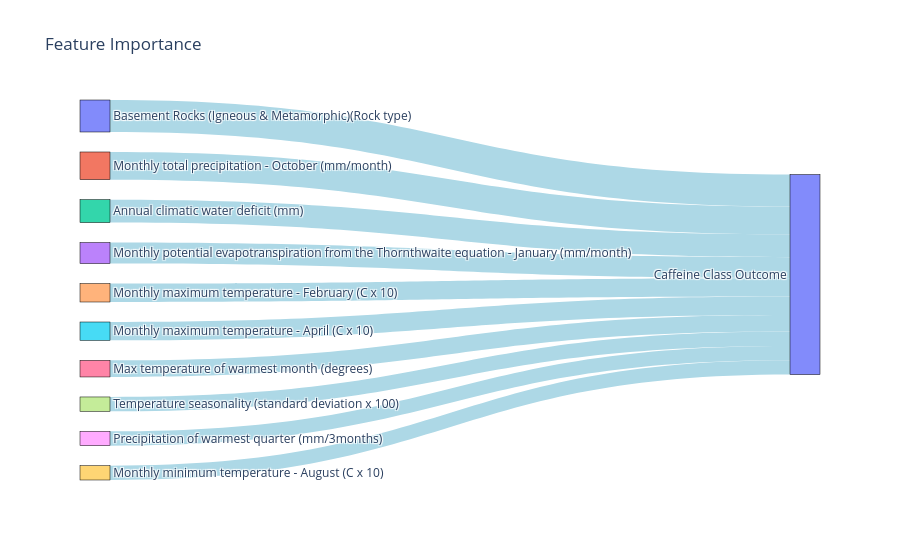

Notebook code for this chart:
### Code cell
import plotly.graph_objects as go

column_mapping_df = pd.read_csv(r'../data/column_mapping.csv')

# Create a dictionary for mapping original feature names to new labels
feature_mapping = dict(zip(column_mapping_df['new_name'], column_mapping_df['long_name']))


features = [feature for feature, importance in sorted_features][:10]  # First 10 features
importance = [importance for feature, importance in sorted_features][:10]  # First 10 importance values

new_labels = [feature_mapping.get(feature, feature) for feature in features]  # Use the original feature if not found in the mapping


# Define target variable
target_variable = "Caffeine Class Outcome"

# Define nodes (features + target)
nodes = new_labels + [target_variable]

# Define indices for source (features) and target (Caffeine Class Outcome)
source_indices = list(range(len(features)))  # Feature indices (0, 1, 2,...)
target_indices = [len(features)] * len(features)  # All connect to "Caffeine Class Outcome"

#x_positions = [0.1] * len(features) + [0.9]
#y_positions = [i / len(features) for i in range(len(features))] + [0.5]  # Spread out features, target centered

# Create Sankey diagram
fig = go.Figure(go.Sankey(
    node=dict(
        pad=20, thickness=30, line=dict(color="black", width=0.5),
        label=nodes,
        #x=x_positions,  # Align features to the left and target to the right
        #y=y_positions,  
    ),
    link=dict(
        source=source_indices,
        target=target_indices,
        value=importance,  
        color="lightblue"
    )
))

fig.update_layout(title_text="Feature Importance", font_size=12)
fig.show()

### Figure 1 — Plotly figure (JSON) as saved in the notebook; plotly's stock layout.template omitted (floating-point values rounded to 4 significant figures)
{"data": [{"link": {"color": "lightblue", "source": [0, 1, 2, 3, 4, 5, 6, 7, 8, 9], "target": [10, 10, 10, 10, 10, 10, 10, 10, 10, 10], "value": [0.03847, 0.03328, 0.02756, 0.02527, 0.02216, 0.02208, 0.01997, 0.01732, 0.01728, 0.01717]}, "node": {"label": ["Basement Rocks (Igneous & Metamorphic)(Rock type)", "Monthly total precipitation - October (mm/month)", "Annual climatic water deficit (mm)", "Monthly potential evapotranspiration from the Thornthwaite equation - January (mm/month)", "Monthly maximum temperature - February (C x 10)", "Monthly maximum temperature - April (C x 10)", "Max temperature of warmest month (degrees)", "Temperature seasonality (standard deviation x 100)", "Precipitation of warmest quarter (mm/3months)", "Monthly minimum temperature - August (C x 10)", "Caffeine Class Outcome"], "line": {"color": "black", "width": 0.5}, "pad": 20, "thickness": 30}, "type": "sankey"}], "layout": {"font": {"size": 12}, "title": {"text": "Feature Importance"}}}
